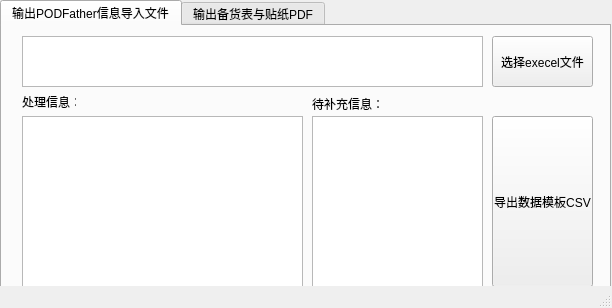
<?xml version="1.0" encoding="UTF-8"?>
<ui version="4.0">
 <class>MainWindow</class>
 <widget class="QMainWindow" name="MainWindow">
  <property name="geometry">
   <rect>
    <x>0</x>
    <y>0</y>
    <width>612</width>
    <height>308</height>
   </rect>
  </property>
  <property name="windowTitle">
   <string>排车便利工具</string>
  </property>
  <widget class="QWidget" name="centralwidget">
   <widget class="QTabWidget" name="tabWidget">
    <property name="geometry">
     <rect>
      <x>0</x>
      <y>0</y>
      <width>611</width>
      <height>301</height>
     </rect>
    </property>
    <property name="currentIndex">
     <number>0</number>
    </property>
    <widget class="QWidget" name="widget">
     <attribute name="title">
      <string>输出PODFather信息导入文件</string>
     </attribute>
     <widget class="QPushButton" name="getCsvBtn">
      <property name="geometry">
       <rect>
        <x>490</x>
        <y>90</y>
        <width>101</width>
        <height>171</height>
       </rect>
      </property>
      <property name="text">
       <string>导出数据模板CSV</string>
      </property>
     </widget>
     <widget class="QTextBrowser" name="wrongCsv">
      <property name="geometry">
       <rect>
        <x>310</x>
        <y>90</y>
        <width>171</width>
        <height>171</height>
       </rect>
      </property>
     </widget>
     <widget class="QTextBrowser" name="LogOutCsv">
      <property name="geometry">
       <rect>
        <x>20</x>
        <y>90</y>
        <width>281</width>
        <height>171</height>
       </rect>
      </property>
     </widget>
     <widget class="QLabel" name="label_5">
      <property name="geometry">
       <rect>
        <x>310</x>
        <y>70</y>
        <width>151</width>
        <height>16</height>
       </rect>
      </property>
      <property name="text">
       <string>待补充信息：</string>
      </property>
     </widget>
     <widget class="QLabel" name="label_6">
      <property name="geometry">
       <rect>
        <x>20</x>
        <y>70</y>
        <width>54</width>
        <height>12</height>
       </rect>
      </property>
      <property name="text">
       <string>处理信息：</string>
      </property>
     </widget>
     <widget class="QTextBrowser" name="dataXlsxFileShow">
      <property name="geometry">
       <rect>
        <x>20</x>
        <y>10</y>
        <width>461</width>
        <height>51</height>
       </rect>
      </property>
     </widget>
     <widget class="QPushButton" name="dataXlsxFileBtn">
      <property name="geometry">
       <rect>
        <x>490</x>
        <y>10</y>
        <width>101</width>
        <height>51</height>
       </rect>
      </property>
      <property name="text">
       <string>选择execel文件</string>
      </property>
     </widget>
    </widget>
    <widget class="QWidget" name="tab">
     <attribute name="title">
      <string>输出备货表与贴纸PDF</string>
     </attribute>
     <widget class="QPushButton" name="dataFileBtn">
      <property name="geometry">
       <rect>
        <x>490</x>
        <y>10</y>
        <width>101</width>
        <height>41</height>
       </rect>
      </property>
      <property name="text">
       <string>选择数据文件夹</string>
      </property>
     </widget>
     <widget class="QPushButton" name="saveFileBtn">
      <property name="geometry">
       <rect>
        <x>490</x>
        <y>60</y>
        <width>101</width>
        <height>41</height>
       </rect>
      </property>
      <property name="text">
       <string>选择输出文件夹</string>
      </property>
     </widget>
     <widget class="QLabel" name="label_2">
      <property name="geometry">
       <rect>
        <x>310</x>
        <y>110</y>
        <width>151</width>
        <height>16</height>
       </rect>
      </property>
      <property name="text">
       <string>待补充信息：</string>
      </property>
     </widget>
     <widget class="QPushButton" name="getOutputBtn">
      <property name="geometry">
       <rect>
        <x>490</x>
        <y>130</y>
        <width>101</width>
        <height>131</height>
       </rect>
      </property>
      <property name="text">
       <string>输出备货单与PDF</string>
      </property>
     </widget>
     <widget class="QTextBrowser" name="LogOut">
      <property name="geometry">
       <rect>
        <x>20</x>
        <y>130</y>
        <width>281</width>
        <height>131</height>
       </rect>
      </property>
     </widget>
     <widget class="QTextBrowser" name="wrongLogOut">
      <property name="geometry">
       <rect>
        <x>310</x>
        <y>130</y>
        <width>171</width>
        <height>131</height>
       </rect>
      </property>
     </widget>
     <widget class="QLabel" name="label">
      <property name="geometry">
       <rect>
        <x>20</x>
        <y>110</y>
        <width>54</width>
        <height>12</height>
       </rect>
      </property>
      <property name="text">
       <string>处理信息：</string>
      </property>
     </widget>
     <widget class="QTextBrowser" name="dataFileShow">
      <property name="geometry">
       <rect>
        <x>20</x>
        <y>10</y>
        <width>461</width>
        <height>41</height>
       </rect>
      </property>
     </widget>
     <widget class="QTextBrowser" name="saveFileShow">
      <property name="geometry">
       <rect>
        <x>20</x>
        <y>60</y>
        <width>461</width>
        <height>41</height>
       </rect>
      </property>
     </widget>
    </widget>
   </widget>
  </widget>
  <widget class="QStatusBar" name="statusbar"/>
 </widget>
 <resources/>
 <connections/>
</ui>
